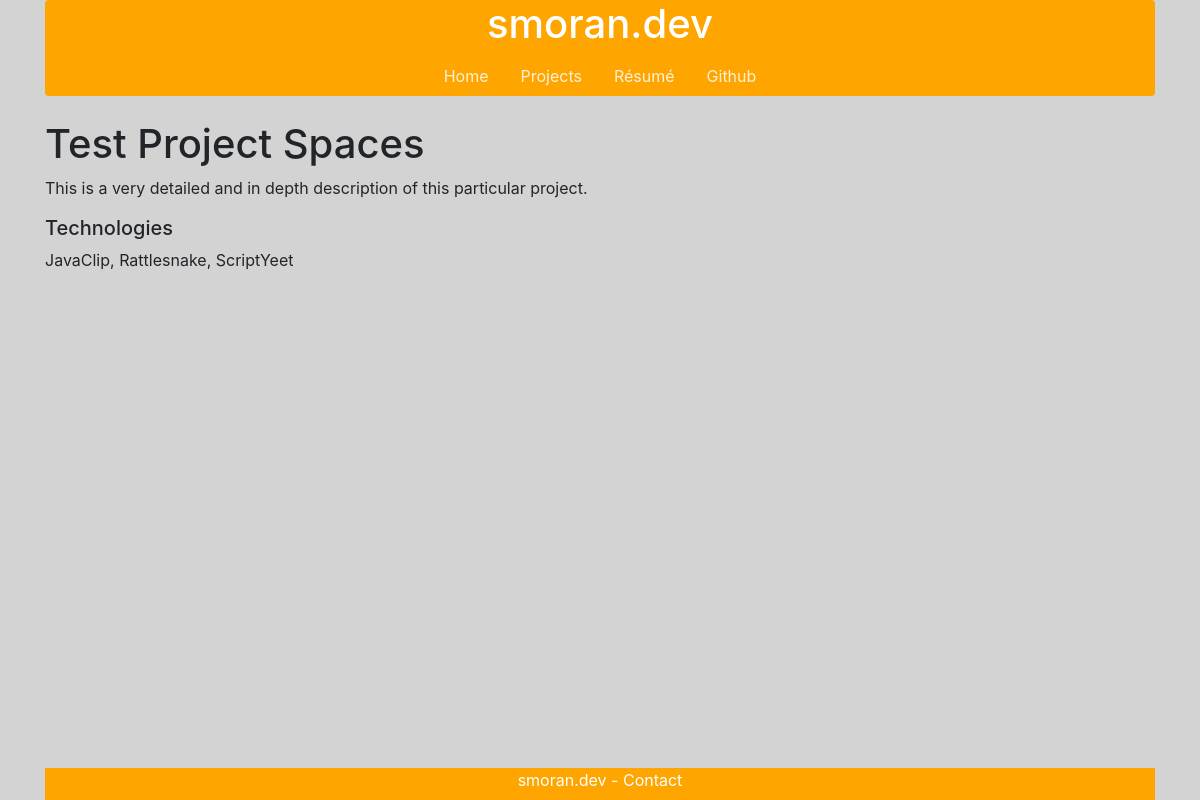
The page /projects/test-project-spaces/ on the database its author committed.
### smorandev/models.py (models this page shows, shortened)
class Project(models.Model):
    project_name = models.CharField(primary_key=True, verbose_name="Name", max_length=100)
    project_detail = models.TextField(verbose_name="Description")
    blurb = models.TextField(verbose_name="Blurb", default="Sample text")
    technologies = models.TextField(default="Python, probably")
    image = models.TextField(verbose_name="Image Link", default=DEFAULT_LINK)
    slug = models.SlugField()

### smorandev/views.py (the view)
# urls.py: path('projects/<str:slug>/', views.ProjectView.as_view(), name='project')
class ProjectView(generic.DetailView):
    model = Project
    template_name = 'smorandev/project.html'

### smorandev/templates/smorandev/project.html
{% extends 'smorandev/base.html' %}
{% block content %}
    <br>
    <div class="container">
        <h1>{{ project.project_name }}</h1>
        <p>
            {{ project.project_detail }}
        </p>
        <h5>Technologies</h5>
        <p>{{ project.technologies }}</p>
    </div>
{% endblock %}

### smorandev/static/smorandev/style.css (style rules this page uses)
html, body { background: lightgrey; height: 100%; }

### rows shown on the page
Project: project_name "Test Project Spaces", project_detail "This is a very detailed and in depth description of this particular project.", technologies "JavaClip, Rattlesnake, ScriptYeet"
